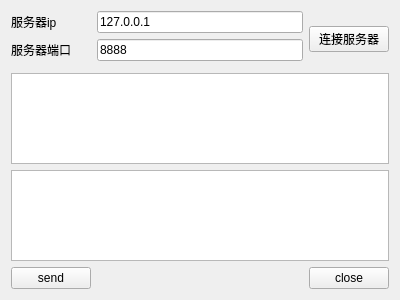
<?xml version="1.0" encoding="UTF-8"?>
<ui version="4.0">
 <class>clientwidget</class>
 <widget class="QWidget" name="clientwidget">
  <property name="geometry">
   <rect>
    <x>0</x>
    <y>0</y>
    <width>400</width>
    <height>300</height>
   </rect>
  </property>
  <property name="windowTitle">
   <string>Form</string>
  </property>
  <layout class="QGridLayout" name="gridLayout">
   <item row="3" column="1" colspan="4">
    <widget class="QTextEdit" name="textedit_in">
     <property name="readOnly">
      <bool>true</bool>
     </property>
    </widget>
   </item>
   <item row="5" column="1" colspan="2">
    <widget class="QPushButton" name="pushbutton_send">
     <property name="text">
      <string>send</string>
     </property>
    </widget>
   </item>
   <item row="0" column="4" rowspan="3">
    <widget class="QPushButton" name="pushbutton_connect">
     <property name="text">
      <string>连接服务器</string>
     </property>
    </widget>
   </item>
   <item row="5" column="4">
    <widget class="QPushButton" name="pushbutton_close">
     <property name="text">
      <string>close</string>
     </property>
    </widget>
   </item>
   <item row="5" column="3">
    <spacer name="horizontalSpacer">
     <property name="orientation">
      <enum>Qt::Horizontal</enum>
     </property>
     <property name="sizeHint" stdset="0">
      <size>
       <width>175</width>
       <height>20</height>
      </size>
     </property>
    </spacer>
   </item>
   <item row="0" column="3">
    <widget class="QLineEdit" name="lineEdit_ip">
     <property name="text">
      <string>127.0.0.1</string>
     </property>
    </widget>
   </item>
   <item row="0" column="1">
    <widget class="QLabel" name="label_1">
     <property name="text">
      <string>服务器ip</string>
     </property>
    </widget>
   </item>
   <item row="4" column="1" colspan="4">
    <widget class="QTextEdit" name="textEdit_out"/>
   </item>
   <item row="1" column="1">
    <widget class="QLabel" name="label_2">
     <property name="text">
      <string>服务器端口</string>
     </property>
    </widget>
   </item>
   <item row="1" column="3">
    <widget class="QLineEdit" name="lineEdit_port">
     <property name="text">
      <string>8888</string>
     </property>
    </widget>
   </item>
  </layout>
 </widget>
 <resources/>
 <connections/>
</ui>
